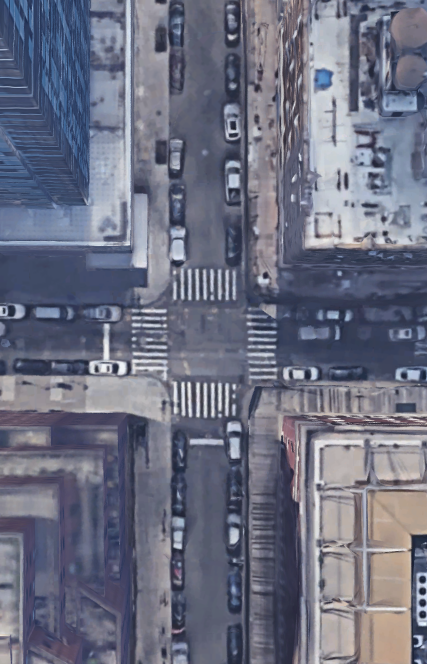
#> input picture Urban_Relocalization_core/1.png, 854 x 1328 px (shown at 1/2 size)
$ python UI.py
#> lines starting #> are read from the running program, lines starting #| are printed output that depends on the picture
import itertools
import os
import time
import cv2
import numpy as np
from sklearn.decomposition import PCA


class UI:
    def __init__(self):
        self.width = 640
        self.height = 480
        self.borderWidth = 10
        self.img1 = self.getBlankImage(self.width, self.height, self.borderWidth)
        self.img2 = self.getBlankImage(self.width, self.height, self.borderWidth)
        self.img3 = self.getBlankImage(self.width, self.height * 2 + self.borderWidth * 2, self.borderWidth)

        self.img3 = self.getBlankImage(self.width, self.height * 2 + self.borderWidth * 2, self.borderWidth)
        print(self.img3.shape)
        shape1_ = self.img3.shape
        self.img3 = cv2.imread("./1.png")
#> self.img3 is the input picture: shape (1328, 854, 3); mean B, G, R 129.2, 111.3, 108.2
        print(self.img3.shape)
#| (1328, 854, 3)
        self.img3 = cv2.resize(self.img3, None, fy=shape1_[0] / self.img3.shape[0], fx=shape1_[1] / self.img3.shape[1],
                               interpolation=cv2.INTER_CUBIC)
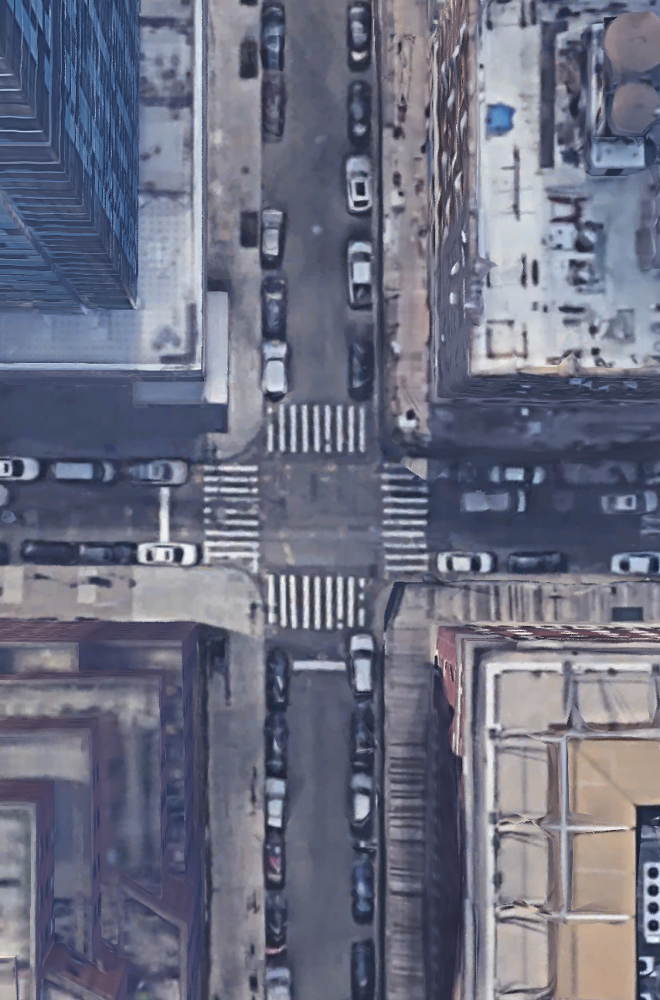
#> self.img3: shape (1000, 660, 3); mean B, G, R 129.2, 111.3, 108.2

    def getBlankImage(self, width, height, borderWidth):
        blank_image = np.ones((height, width, 3), np.uint8) * 255
        blank_image = self.borderImage(blank_image, borderWidth)
        return blank_image

    def borderImage(self, img, borderWidth=10):
        top = borderWidth
        bottom = top
        left = borderWidth
        right = left
        result = cv2.copyMakeBorder(img, top, bottom, left, right, cv2.BORDER_CONSTANT, None, 0)
        return result

    # [125 lines left out: functions getScales, drawQuivers, qvec2rotmat, xyz_rot, drawRelativePoseTrain, getRelativePoseTest and 1 more, not called in this run]

    def readTrainFile(self, path):
#> (the run stopped early here; a loop or call above may not have finished)
